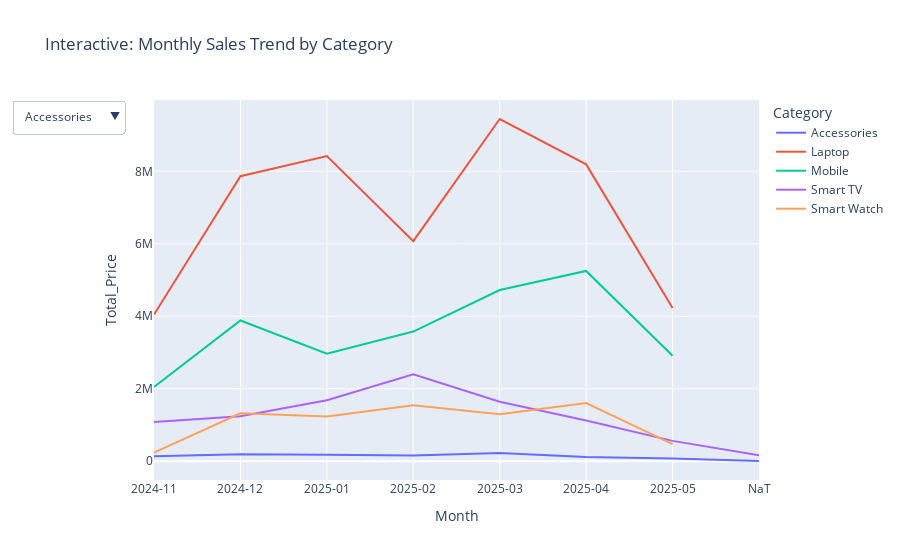

Notebook code for this chart:
### Markdown cell above
Interactive Line Chart – Monthly Sales Trend by Product Category

### Code cell
import plotly.express as px  # <-- Add this line if not already added

# Step 1: Ensure Date is in datetime format
data['Date'] = pd.to_datetime(data['Date'])

# Step 2: Extract month-year for grouping
data['Month'] = data['Date'].dt.to_period('M').astype(str)

# Step 3: Group by Month and Category
monthly_sales = data.groupby(['Month', 'Category'])['Total_Price'].sum().reset_index()

# Step 4: Create interactive line chart
fig = px.line(monthly_sales, x='Month', y='Total_Price', color='Category',
              title='Interactive: Monthly Sales Trend by Category')

# Step 5: Sort months properly
fig.update_xaxes(type='category', categoryorder='category ascending')

# Step 6: Add dropdown menu to select category
fig.update_layout(
    updatemenus=[
        dict(
            active=0,
            buttons=[
                dict(label=cat,
                     method="update",
                     args=[
                         {"visible": [monthly_sales['Category'].unique().tolist().index(cat) == i for i in range(len(monthly_sales['Category'].unique()))]},
                         {"title": f"Monthly Sales Trend - {cat}"}
                     ])
                for cat in monthly_sales['Category'].unique()
            ],
            direction="down",
            showactive=True,
        )
    ]
)

fig.show()

### Figure 1 — Plotly figure (JSON) as saved in the notebook; plotly's stock layout.template omitted (floating-point values rounded to 4 significant figures)
{"data": [{"hovertemplate": "Category=Accessories<br>Month=%{x}<br>Total_Price=%{y}<extra></extra>", "legendgroup": "Accessories", "line": {"color": "#636efa", "dash": "solid"}, "marker": {"symbol": "circle"}, "mode": "lines", "name": "Accessories", "orientation": "v", "showlegend": true, "type": "scatter", "x": ["2024-11", "2024-12", "2025-01", "2025-02", "2025-03", "2025-04", "2025-05", "NaT"], "xaxis": "x", "y": [137500.0, 194600.0, 180500.0, 153500.0, 229000.0, 113700.0, 71500.0, 5000.0], "yaxis": "y"}, {"hovertemplate": "Category=Laptop<br>Month=%{x}<br>Total_Price=%{y}<extra></extra>", "legendgroup": "Laptop", "line": {"color": "#EF553B", "dash": "solid"}, "marker": {"symbol": "circle"}, "mode": "lines", "name": "Laptop", "orientation": "v", "showlegend": true, "type": "scatter", "x": ["2024-11", "2024-12", "2025-01", "2025-02", "2025-03", "2025-04", "2025-05"], "xaxis": "x", "y": [4048000.0, 7866000.0, 8423000.0, 6074000.0, 9445000.0, 8193000.0, 4226000.0], "yaxis": "y"}, {"hovertemplate": "Category=Mobile<br>Month=%{x}<br>Total_Price=%{y}<extra></extra>", "legendgroup": "Mobile", "line": {"color": "#00cc96", "dash": "solid"}, "marker": {"symbol": "circle"}, "mode": "lines", "name": "Mobile", "orientation": "v", "showlegend": true, "type": "scatter", "x": ["2024-11", "2024-12", "2025-01", "2025-02", "2025-03", "2025-04", "2025-05"], "xaxis": "x", "y": [2050000.0, 3883000.0, 2969000.0, 3578000.0, 4724000.0, 5251000.0, 2908000.0], "yaxis": "y"}, {"hovertemplate": "Category=Smart TV<br>Month=%{x}<br>Total_Price=%{y}<extra></extra>", "legendgroup": "Smart TV", "line": {"color": "#ab63fa", "dash": "solid"}, "marker": {"symbol": "circle"}, "mode": "lines", "name": "Smart TV", "orientation": "v", "showlegend": true, "type": "scatter", "x": ["2024-11", "2024-12", "2025-01", "2025-02", "2025-03", "2025-04", "2025-05", "NaT"], "xaxis": "x", "y": [1080000.0, 1240000.0, 1680000.0, 2400000.0, 1640000.0, 1120000.0, 560000.0, 160000.0], "yaxis": "y"}, {"hovertemplate": "Category=Smart Watch<br>Month=%{x}<br>Total_Price=%{y}<extra></extra>", "legendgroup": "Smart Watch", "line": {"color": "#FFA15A", "dash": "solid"}, "marker": {"symbol": "circle"}, "mode": "lines", "name": "Smart Watch", "orientation": "v", "showlegend": true, "type": "scatter", "x": ["2024-11", "2024-12", "2025-01", "2025-02", "2025-03", "2025-04", "2025-05"], "xaxis": "x", "y": [234500.0, 1322000.0, 1234000.0, 1546000.0, 1294000.0, 1606000.0, 473500.0], "yaxis": "y"}], "layout": {"legend": {"title": {"text": "Category"}, "tracegroupgap": 0}, "title": {"text": "Interactive: Monthly Sales Trend by Category"}, "updatemenus": [{"active": 0, "buttons": [{"args": [{"visible": [true, false, false, false, false]}, {"title": "Monthly Sales Trend - Accessories"}], "label": "Accessories", "method": "update"}, {"args": [{"visible": [false, true, false, false, false]}, {"title": "Monthly Sales Trend - Laptop"}], "label": "Laptop", "method": "update"}, {"args": [{"visible": [false, false, true, false, false]}, {"title": "Monthly Sales Trend - Mobile"}], "label": "Mobile", "method": "update"}, {"args": [{"visible": [false, false, false, true, false]}, {"title": "Monthly Sales Trend - Smart TV"}], "label": "Smart TV", "method": "update"}, {"args": [{"visible": [false, false, false, false, true]}, {"title": "Monthly Sales Trend - Smart Watch"}], "label": "Smart Watch", "method": "update"}], "direction": "down", "showactive": true}], "xaxis": {"anchor": "y", "categoryorder": "category ascending", "domain": [0, 1], "title": {"text": "Month"}, "type": "category"}, "yaxis": {"anchor": "x", "domain": [0, 1], "title": {"text": "Total_Price"}}}}
